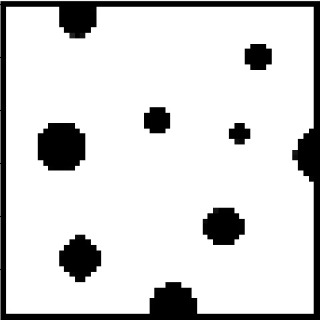
#> input picture 2-Logica-de-Movimento/Planejamento/Mapa0.png, 320 x 320 px
$ python main.py
#> lines starting #> are read from the running program, lines starting #| are printed output that depends on the picture; after the words box and inside, x2 and y2 are one past the last pixel; in counts of white or black regions, pixels touching at a corner belong together
# Bibliotecas de Interesse
import pandas as pd
import numpy as np
import matplotlib.pyplot as plt
import matplotlib.image as mpimg
import random
import seaborn as sns
import imageio
import math
import networkx as nx
import time
from scipy.interpolate import interp1d

# Importação do Mapa
fig = plt.figure(figsize=(15,15), dpi=100)
ax0 = fig.add_subplot(131, aspect='equal')
img0 = mpimg.imread('Mapa0.png')
#> img0 is the input picture: shape (320, 320) float32; min 0, max 1, mean 0.84
ax0.imshow(img0, cmap='Greys', origin='upper');

ax1 = fig.add_subplot(132, aspect='equal')
img1 = mpimg.imread('Mapa2.png')
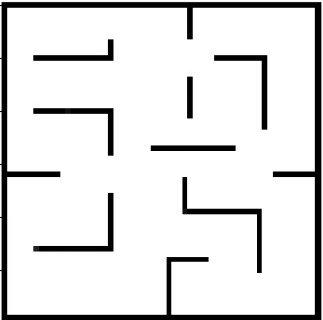
#> input picture 2-Logica-de-Movimento/Planejamento/Mapa2.png, 323 x 320 px
#> img1 is the input picture: shape (320, 323) float32; min 0, max 1, mean 0.878
ax1.imshow(img1, cmap='Greys', origin='upper');

ax2 = fig.add_subplot(133, aspect='equal')
img2 = mpimg.imread('Mapa1.png')
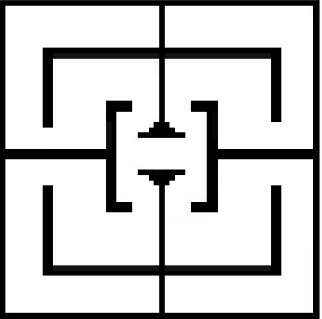
#> input picture 2-Logica-de-Movimento/Planejamento/Mapa1.png, 322 x 319 px
#> img2 is the input picture: shape (319, 322) float32; min 0, max 1, mean 0.779
ax2.imshow(img2, cmap='Greys', origin='upper');

threshold = 0.5
img0 = 1-img0
img1 = 1-img1
img2 = 1-img2
img0[img0 > threshold] = 1
#> img0: shape (320, 320) float32; min 0, max 1, mean 0.164
img1[img1 > threshold] = 1
#> img1: shape (320, 323) float32; min 0, max 1, mean 0.125
img2[img2 > threshold] = 1
#> img2: shape (319, 322) float32; min 0, max 1, mean 0.229
img0[img0 <= threshold] = 0
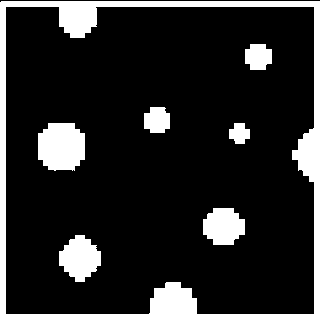
#> img0: shape (320, 320) float32; values 0 (black) and 1 (white), 16.1% white; 7 white regions, largest, box (x1, y1, x2, y2) and area: (0, 1, 320, 320) 10486, (38, 123, 85, 171) 1913, (59, 235, 101, 282) 1353
img1[img1 <= threshold] = 0
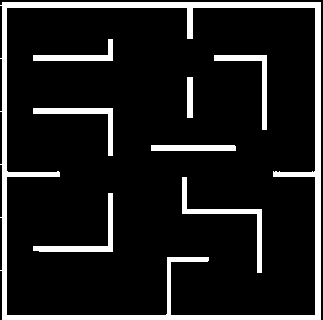
#> img1: shape (320, 323) float32; values 0 (black) and 1 (white), 11.9% white; 8 white regions, largest, box (x1, y1, x2, y2) and area: (0, 2, 321, 320) 7990, (182, 177, 262, 273) 855, (33, 193, 113, 252) 739
img2[img2 <= threshold] = 0
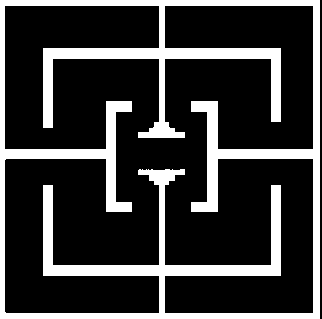
#> img2: shape (319, 322) float32; values 0 (black) and 1 (white), 22.3% white; 1 white region, box (x1, y1, x2, y2) and area: (0, 0, 320, 319) 22924

# Dimensões do mapa informado em metros (X, Y)
mapCoppelia = 20
map_dims = mapCoppelia*np.array([30, 30])
sy, sx = img0.shape[:2] / map_dims
#> sy = 0.533; sx = 0.533

# Tamanho da célula do nosso Grid (em metros)
cell_size = mapCoppelia/2

rMC = (map_dims/cell_size)/mapCoppelia # Ajuste Mapa->Coppelia

rows, cols = (map_dims / cell_size).astype(int)

grid0 = np.zeros((rows, cols))
grid1 = np.zeros((rows, cols))
grid2 = np.zeros((rows, cols))
heatMap0 = np.zeros((rows, cols))
heatMap1 = np.zeros((rows, cols))
heatMap2 = np.zeros((rows, cols))

# Preenchendo o Grid
for r in range(rows):
    for c in range(cols):
        xi = int(c*cell_size*sx)
        xf = int(xi + cell_size*sx)
        yi = int(r*cell_size*sy)
        yf = int(yi + cell_size*sy)
        grid0[r, c] = np.sum(img0[yi:yf,xi:xf])
        grid1[r, c] = np.sum(img1[yi:yf,xi:xf])
        grid2[r, c] = np.sum(img2[yi:yf,xi:xf])
        if grid0[r, c]>threshold: grid0[r,c] = heatMap0[r,c] = 10
        else: grid0[r,c] = heatMap0[r,c] = 0
        if grid1[r, c]>threshold: grid1[r,c] = heatMap1[r,c] = 10
        else: grid1[r,c] = heatMap1[r,c] = 0
        if grid2[r, c]>threshold: grid2[r,c] = heatMap2[r,c] = 10
        else: grid2[r,c] = heatMap2[r,c] = 0
#> grid0: shape (60, 60) float64; values 0 (black) and 10 (white), 19.5% white; 7 white regions (1 under 20 px), largest, box (x1, y1, x2, y2) and area: (0, 0, 60, 60) 466, (7, 23, 16, 33) 75, (11, 44, 19, 53) 52, (38, 39, 46, 46) 46, (46, 8, 51, 14) 25, (27, 20, 32, 25) 24
#> grid1: shape (60, 60) float64; values 0 (black) and 10 (white), 20.5% white; 8 white regions (1 under 20 px), largest, box (x1, y1, x2, y2) and area: (0, 0, 60, 60) 434, (34, 33, 50, 52) 66, (6, 36, 22, 48) 52
#> grid2: shape (60, 60) float64; values 0 (black) and 10 (white), 29.1% white; 1 white region, box (x1, y1, x2, y2) and area: (0, 0, 60, 60) 1047


# Definição dos pesos de cada grid
for idGrid in range(9, 0, -1):
    for r in range(rows):
        for c in range(cols):
            # Mapa 0
            if heatMap0[r, c] == 0:
                nObs = 0
                try:
                    for i in range(r-1, r+2):
                        for j in range(c-1, c+2):
                            if heatMap0[i,j]>idGrid:
                                nObs = idGrid
                except:
                    'Do Nothing'
                heatMap0[r,c] = nObs
            # Mapa 1
            if heatMap1[r, c] == 0:
                nObs = 0
                try:
                    for i in range(r-1, r+2):
                        for j in range(c-1, c+2):
                            if heatMap1[i,j]>idGrid:
                                nObs = idGrid
                except:
                    'Do Nothing'
                heatMap1[r,c] = nObs
            # Mapa 2
            if heatMap2[r, c] == 0:
                nObs = 0
                try:
                    for i in range(r-1, r+2):
                        for j in range(c-1, c+2):
                            if heatMap2[i,j]>idGrid:
                                nObs = idGrid
                except:
                    'Do Nothing'
                heatMap2[r,c] = nObs
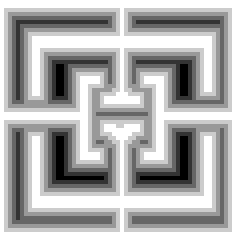
#> heatMap2: shape (60, 60) float64 (shown 4 times larger); min 5, max 10, mean 8.43; drawn with min black and max white

fig = plt.figure(figsize=(15,5), dpi=100);
ax0 = fig.add_subplot(131);
ax0 = sns.heatmap(heatMap0, cmap="YlOrBr", xticklabels=False, yticklabels=False, cbar=False);
ax1 = fig.add_subplot(132);
ax1 = sns.heatmap(heatMap1, cmap="YlOrBr", xticklabels=False, yticklabels=False, cbar=False);
ax2 = fig.add_subplot(133);
ax2 = sns.heatmap(heatMap2, cmap="YlOrBr", xticklabels=False, yticklabels=False);


# Criando o Grafo para o nosso Grid
G0 = nx.grid_2d_graph(rows, cols);
G1 = nx.grid_2d_graph(rows, cols);
G2 = nx.grid_2d_graph(rows, cols);

# Validação dos grids (C-Space)
for r in range(rows):
    for c in range(cols):
        # Mapa 0
        if heatMap0[r][c] > 6:
            G0.remove_node((r,c))
        # Mapa 1
        if heatMap1[r][c] > 7:
            G1.remove_node((r,c))
        # Mapa 2
        if heatMap2[r][c] > 8:
            G2.remove_node((r,c))

fig = plt.figure(figsize=(15,15), dpi=100)
ax0 = fig.add_subplot(131, aspect='equal')
ax1 = fig.add_subplot(132, aspect='equal')
ax2 = fig.add_subplot(133, aspect='equal')

# Grid
obj0 = ax0.imshow(grid0, cmap='Greys', extent=(0, map_dims[1], 0, map_dims[0]))
obj1 = ax1.imshow(grid1, cmap='Greys', extent=(0, map_dims[1], 0, map_dims[0]))
obj2 = ax2.imshow(grid2, cmap='Greys', extent=(0, map_dims[1], 0, map_dims[0]))

ax0.grid(which='major', axis='both', linestyle='-', color='r', linewidth=1)
ax1.grid(which='major', axis='both', linestyle='-', color='r', linewidth=1)
ax2.grid(which='major', axis='both', linestyle='-', color='r', linewidth=1)
ax0.set_xticks(np.arange(0, map_dims[1]+1, cell_size))
ax1.set_xticks(np.arange(0, map_dims[1]+1, cell_size))
ax2.set_xticks(np.arange(0, map_dims[1]+1, cell_size))
ax0.set_yticks(np.arange(0, map_dims[0]+1, cell_size))
ax1.set_yticks(np.arange(0, map_dims[0]+1, cell_size))
ax2.set_yticks(np.arange(0, map_dims[0]+1, cell_size))

# Os vértices serão plotados no centro da célula
mapaAllPos0 = {node:(node[1]*cell_size+cell_size/2, map_dims[0]-node[0]*cell_size-cell_size/2) for node in G0.nodes()}
nx.draw(G0, mapaAllPos0, font_size=3, with_labels=True, node_size=50, node_color="c", ax=ax0)

mapaAllPos1 = {node:(node[1]*cell_size+cell_size/2, map_dims[0]-node[0]*cell_size-cell_size/2) for node in G1.nodes()}
nx.draw(G1, mapaAllPos1, font_size=3, with_labels=True, node_size=50, node_color="c", ax=ax1)

mapaAllPos2 = {node:(node[1]*cell_size+cell_size/2, map_dims[0]-node[0]*cell_size-cell_size/2) for node in G2.nodes()}
nx.draw(G2, mapaAllPos2, font_size=3, with_labels=True, node_size=50, node_color="c", ax=ax2)


try:
    import sim
except:
    print ('"sim.py" could not be imported.')

def Rz(theta):
    return np.array([[ np.cos(theta), -np.sin(theta), 0 ],
                      [ np.sin(theta), np.cos(theta) , 0 ],
                      [ 0            , 0             , 1 ]])
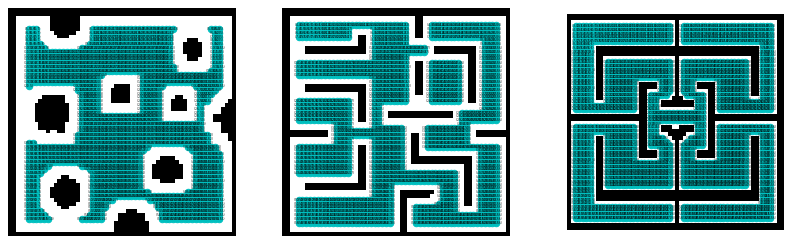
#> figure drawn by matplotlib, 3 panels
